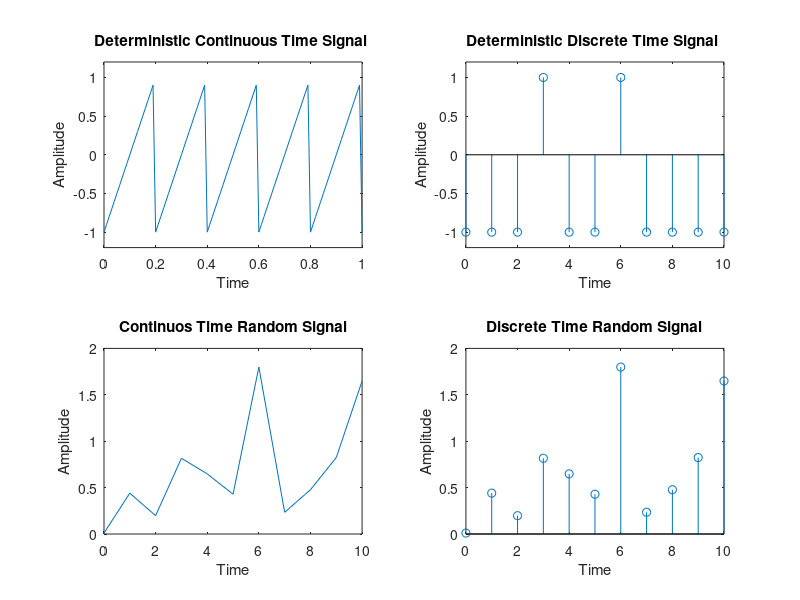
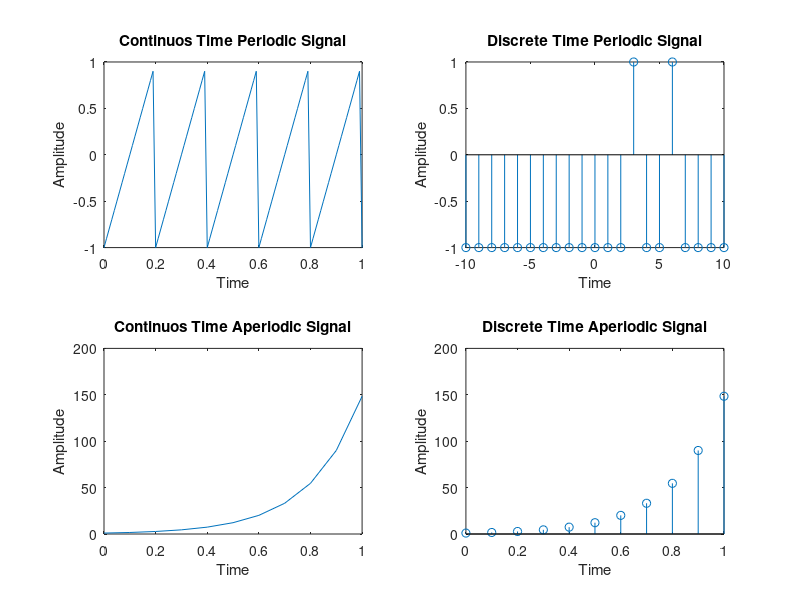
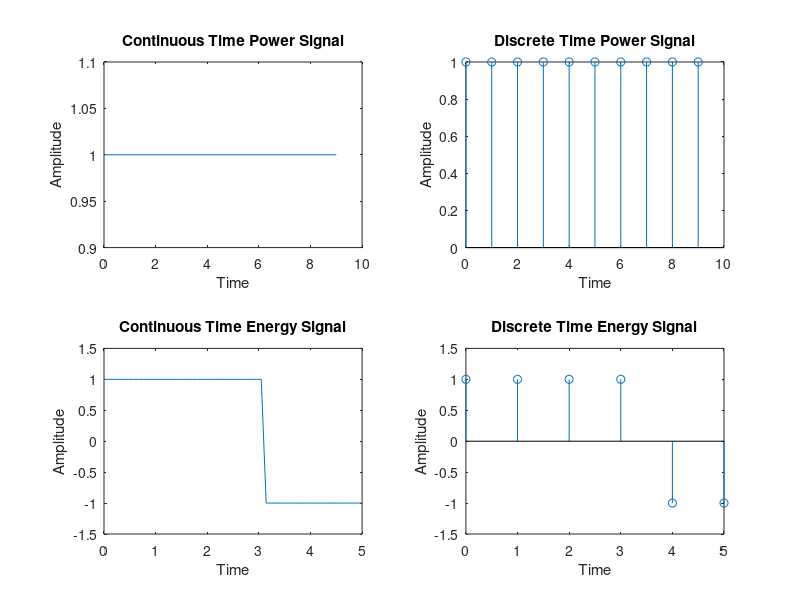
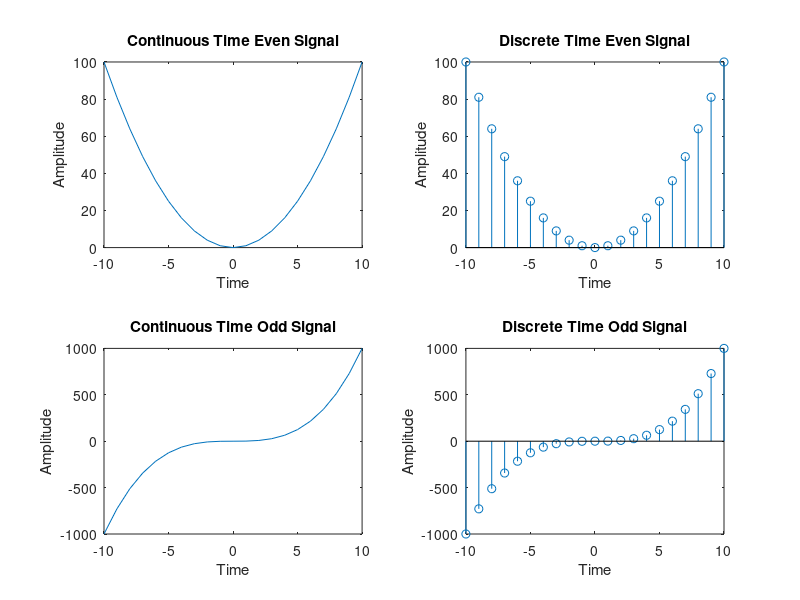

Here is the MATLAB script that generated these plots, in order:
%% classification_of_signals

clc
clear all
close all

%% 1. Deterministic/Random

figure('Name', 'Deterministic/Random CT and DT Signal')
f=5;
Fs=100;
Ts=1/Fs;
t=0:Ts:1.0;
n=-10:1:10;
subplot(2,2,1)
y=sawtooth(2*pi*f*t);
plot(t,y)
axis([0 1 -1.2 1.2])
title('Deterministic Continuous Time Signal ')
xlabel('Time')
ylabel('Amplitude')
subplot(2,2,2)
y1=sawtooth(2*pi*f*n);
stem(n,y1)
axis([0 10 -1.2 1.2])
title('Deterministic Discrete Time Signal ')
xlabel('Time')
ylabel('Amplitude')

t1 = 0:10;
smax =  1.5;
smin = -0.8;
s = (smax-smin)*rand(1,length(t1));
subplot(2,2,3)
plot(t1, s)
title('Continuos Time Random Signal')
xlabel('Time')
ylabel('Amplitude')
subplot(2,2,4)
stem(t1, s)
title('Discrete Time Random Signal')
xlabel('Time')
ylabel('Amplitude')

%% 2. Periodic/Aperiodic

figure('Name', 'Periodic/Aperiodic CT and DT Signal')
subplot(2,2,1)
plot(t,y)
xlabel('Time')
ylabel('Amplitude')
title('Continuos Time Periodic Signal')
subplot(2,2,2)
stem(n,y1)
xlabel('Time')
ylabel('Amplitude')
title('Discrete Time Periodic Signal')

t2=0:0.10:1;
a1=5;
x1=exp(a1*t2);
subplot(2,2,3)
plot(t2,x1)
xlabel('Time')
ylabel('Amplitude')
title('Continuos Time Aperiodic Signal')
subplot(2,2,4)
stem(t2,x1)
xlabel('Time')
ylabel('Amplitude')
title('Discrete Time Aperiodic Signal')

%% 3. Energy/Power. Calculate its value.

figure('Name', 'Energy/Power CT and DT Signal')
N=10;
n3=0:1:N-1;
x2=ones(1,N);
subplot(2,2,1)
plot(n3,x2)
xlabel('Time')
ylabel('Amplitude')
title('Continuous Time Power Signal')
subplot(2,2,2)
stem(n3,x2)
xlabel('Time')
ylabel('Amplitude')
title('Discrete Time Power Signal')

t4=linspace(0,3*pi);
x3=square(t4);
n4=-5:1:5;
x4=square(n4);
subplot(2,2,3)
plot(t4,x3)
axis([0 5 -1.5 1.5])
xlabel('Time')
ylabel('Amplitude')
title('Continuous Time Energy Signal')
subplot(2,2,4)
stem(n4,x4)
axis([0 5 -1.5 1.5])
xlabel('Time')
ylabel('Amplitude')
title('Discrete Time Energy Signal')
%% 4. Even/Odd

figure('Name', 'Even/Odd CT and DT Signal')
t5=-10:1:10;
x5=t5.^2;
x6=t5.^3;
subplot(2,2,1)
plot(t5,x5)
xlabel('Time')
ylabel('Amplitude')
title('Continuous Time Even Signal')
subplot(2,2,2)
stem(t5,x5)
xlabel('Time')
ylabel('Amplitude')
title('Discrete Time Even Signal')

subplot(2,2,3)
plot(t5,x6)
xlabel('Time')
ylabel('Amplitude')
title('Continuous Time Odd Signal')
subplot(2,2,4)
stem(t5,x6)
xlabel('Time')
ylabel('Amplitude')
title('Discrete Time Odd Signal')

%% Conclusion

%{
    Through this experiment, we saw how to differentiate between a
    deterministic and random signal, Periodic and Aperiodic signal, energy
    and power signal, odd and even signal. We also plotted each of these in
    continuous time and discrete time to observe the difference.
%}
